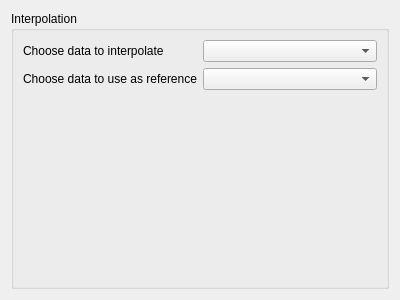
<?xml version="1.0" encoding="UTF-8"?>
<ui version="4.0">
 <class>Form</class>
 <widget class="QWidget" name="Form">
  <property name="geometry">
   <rect>
    <x>0</x>
    <y>0</y>
    <width>400</width>
    <height>300</height>
   </rect>
  </property>
  <property name="sizePolicy">
   <sizepolicy hsizetype="Ignored" vsizetype="Ignored">
    <horstretch>0</horstretch>
    <verstretch>0</verstretch>
   </sizepolicy>
  </property>
  <property name="windowTitle">
   <string>Form</string>
  </property>
  <layout class="QVBoxLayout" name="verticalLayout">
   <item>
    <widget class="QGroupBox" name="formGroupBox">
     <property name="title">
      <string>Interpolation</string>
     </property>
     <layout class="QFormLayout" name="formLayout">
      <property name="fieldGrowthPolicy">
       <enum>QFormLayout::AllNonFixedFieldsGrow</enum>
      </property>
      <item row="0" column="0">
       <widget class="QLabel" name="interpolateDataLabel">
        <property name="text">
         <string>Choose data to interpolate</string>
        </property>
       </widget>
      </item>
      <item row="0" column="1">
       <widget class="QComboBox" name="interpolateDataComboBox"/>
      </item>
      <item row="1" column="0">
       <widget class="QLabel" name="referenceDataLabel">
        <property name="text">
         <string>Choose data to use as reference</string>
        </property>
       </widget>
      </item>
      <item row="1" column="1">
       <widget class="QComboBox" name="referenceDataComboBox"/>
      </item>
     </layout>
    </widget>
   </item>
  </layout>
 </widget>
 <resources/>
 <connections/>
</ui>
